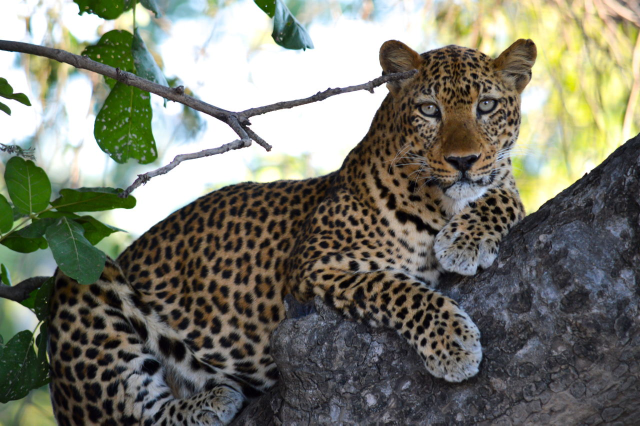
#> input picture Photos/leopard.jpg, 1280 x 851 px (shown at 1/2 size)
$ python draw.py
#> lines starting #> are read from the running program, lines starting #| are printed output that depends on the picture
import cv2 as cv
import numpy as np #Numerical computations and matrix operations.

img = cv.imread('Photos/leopard.jpg')
#> img is the input picture: shape (851, 1280, 3); mean B, G, R 108.9, 121.7, 121.2
cv.imshow('leowindow', img)

"""
1)   np.zeros(): a function from the NumPy library that creates an array filled with "zeros". Prototype of this func:
numpy.zeros(shape, dtype=float, order='C', *, like=None)

2)   (500, 500): This tuple specifies the shape of the array, which in this case is 500 rows by 500 columns

3)   (500, 500, 3): it specifies that the image has three color channels (Red, Green, and Blue : RGB)allowing the
representation of a full-color image.

4)   dtype='uint8': This specifies the data type of the elements in the array. uint8 stands for "unsigned 8-bit
integer," which means each element of the array can hold an integer value from 0 to 255. This is a common data type
for images, where each pixel's intensity is represented by a value between 0 (black) and 255 (white). Since we
specify the function zeros(), hence the image will be all black.
"""
# blankImg = np.zeros((500, 500, 3), dtype = 'uint8')
blankImg1 = np.zeros((500, 500, 3), dtype = 'uint8')
# cv.imshow('blankwindow', blankImg)
"""
1)   ":" is a slicing operator that means "select everything" along that axis. Here, it means all rows and all
columns.

2) [0, 0, 225]: 0 for the Blue channel. 0 for the Green channel. 225 for the Red channel.
"""
#*************** Paint the window in red ***************#
# blankImg[:] = 0,0,225
# cv.imshow('RedWindow', blankImg)
#*******************#

#*************** Paint the window by different color by specify the pixel **************#
blankImg1[200:300, 300:400]=0,0,225
cv.imshow('Multicolorwindow', blankImg1)
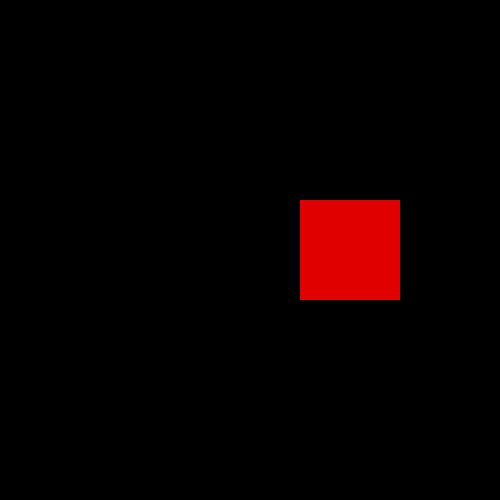
#> window 'Multicolorwindow': shape (500, 500, 3); mean B, G, R 0, 0, 9
#*******************#

"""
1)   (0,0),(250,250): the rectangle will from top left corner(at position 0,0) to right bottom corner (at position
250,250)

2)   (0,255,0): Blue=0, Green=255, Red=0
"""
#*************** Draw a rectangle **************#
# cv.rectangle(blankImg1, (0,0), (250,250), (0,255,0),thickness=6) ---- #a rectangle frame
                        # ---- (250,250) can also be written as (blankImg1.shape[1]//2, blankImg1.shape[0]//2)
cv.rectangle(blankImg1, (0,0), (250,500), (0,255,0),thickness=cv.FILLED) # fill the rectangle frame w. green color
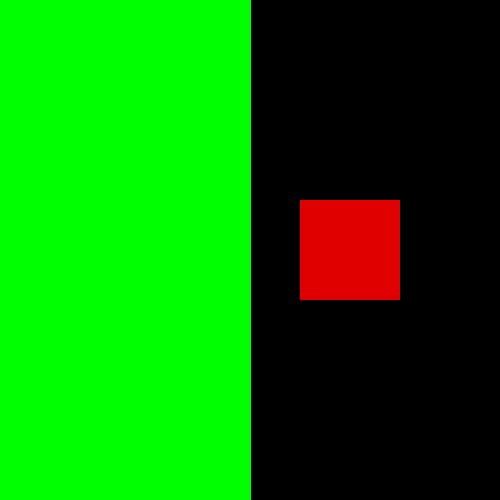
#> blankImg1: shape (500, 500, 3); mean of channels 0, 1, 2 0, 128, 9; drawn as B, G, R
                                                                         # same as "thickness=-1"
cv.imshow('Recwindow', blankImg1)


#*************** Draw a circle **************#
cv.circle(blankImg1, (blankImg1.shape[1]//2, blankImg1.shape[0]//2), 40, (250, 0, 0), thickness=-1)
                    # tuple (blankImg1.shape[1]//2, blankImg1.shape[0]//2) is the position of the image on the canvas
                    # 40: specifies the radius of the circle in pixels.
cv.imshow('CircleWindow', blankImg1)


#*************** Draw a line **************#
cv.line(blankImg1, (0,0), (blankImg1.shape[1]//2, blankImg1.shape[0]//2), (0,0,0), thickness=8)
                                    # (0,0), (blankImg1.shape[1]//2, blankImg1.shape[0]//2) : lines draws from left
                                    #    top corner to the center of the canvas
cv.imshow('LineWindow', blankImg1)


#*************** Write text on an image **************#
"""
1) (0, 250) : position of the text horizontally, from left to right
2) 1.0 : size of the text
3) 2 : thickness of the text strokes in pixel
"""
cv.putText(blankImg1, 'Hello World, this is Natasha', (0, 250), cv.FONT_HERSHEY_TRIPLEX, 1.0, (255,255,0), 2)
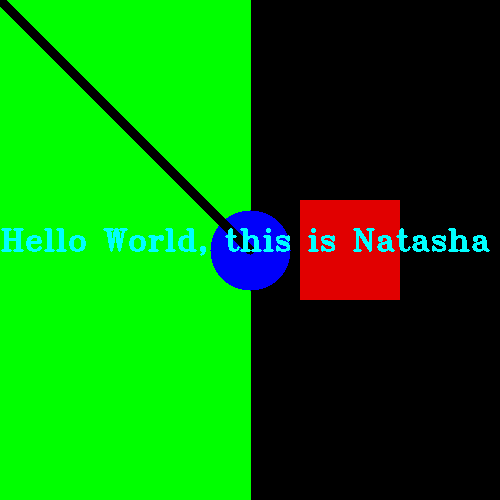
#> blankImg1: shape (500, 500, 3); mean of channels 0, 1, 2 8.5, 124.9, 8.3; drawn as B, G, R
cv.imshow("TextWindow", blankImg1)

cv.waitKey(0)
